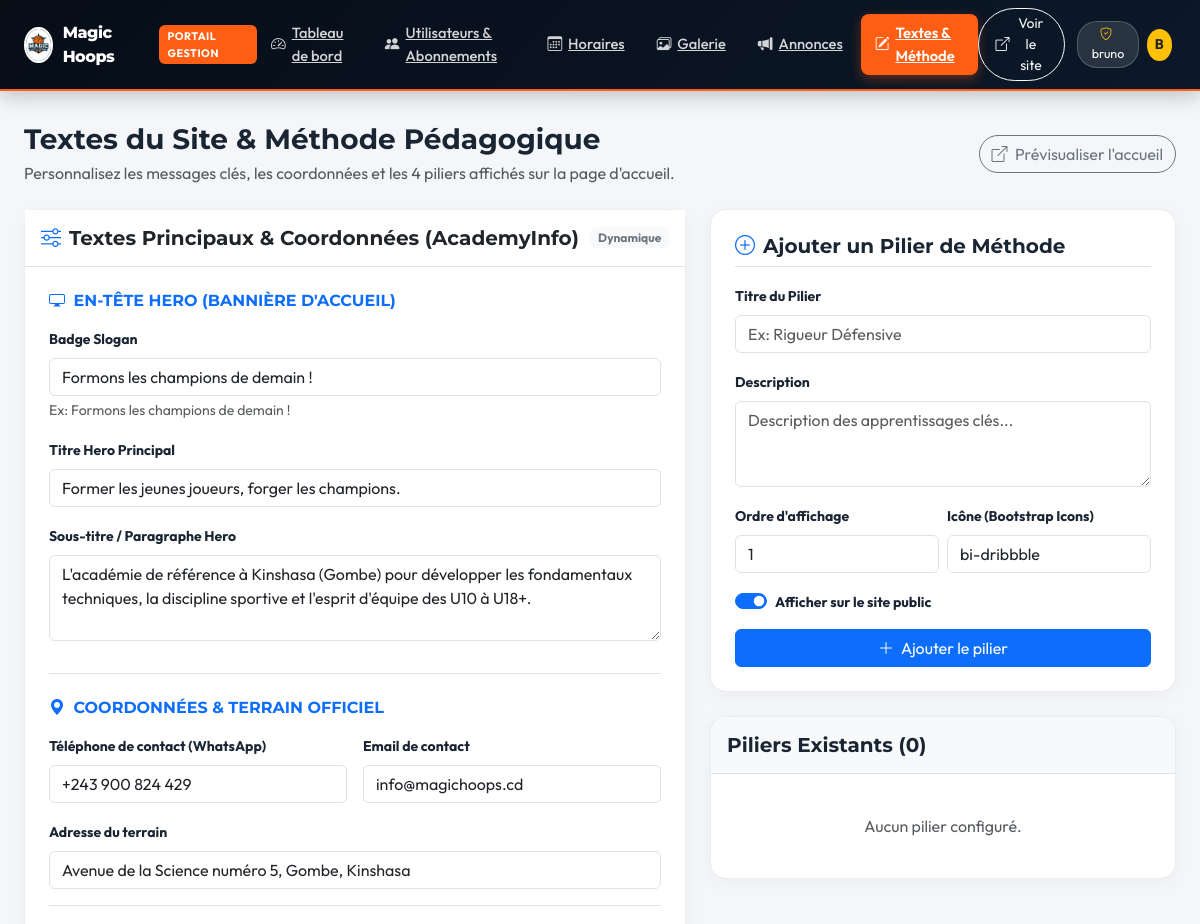
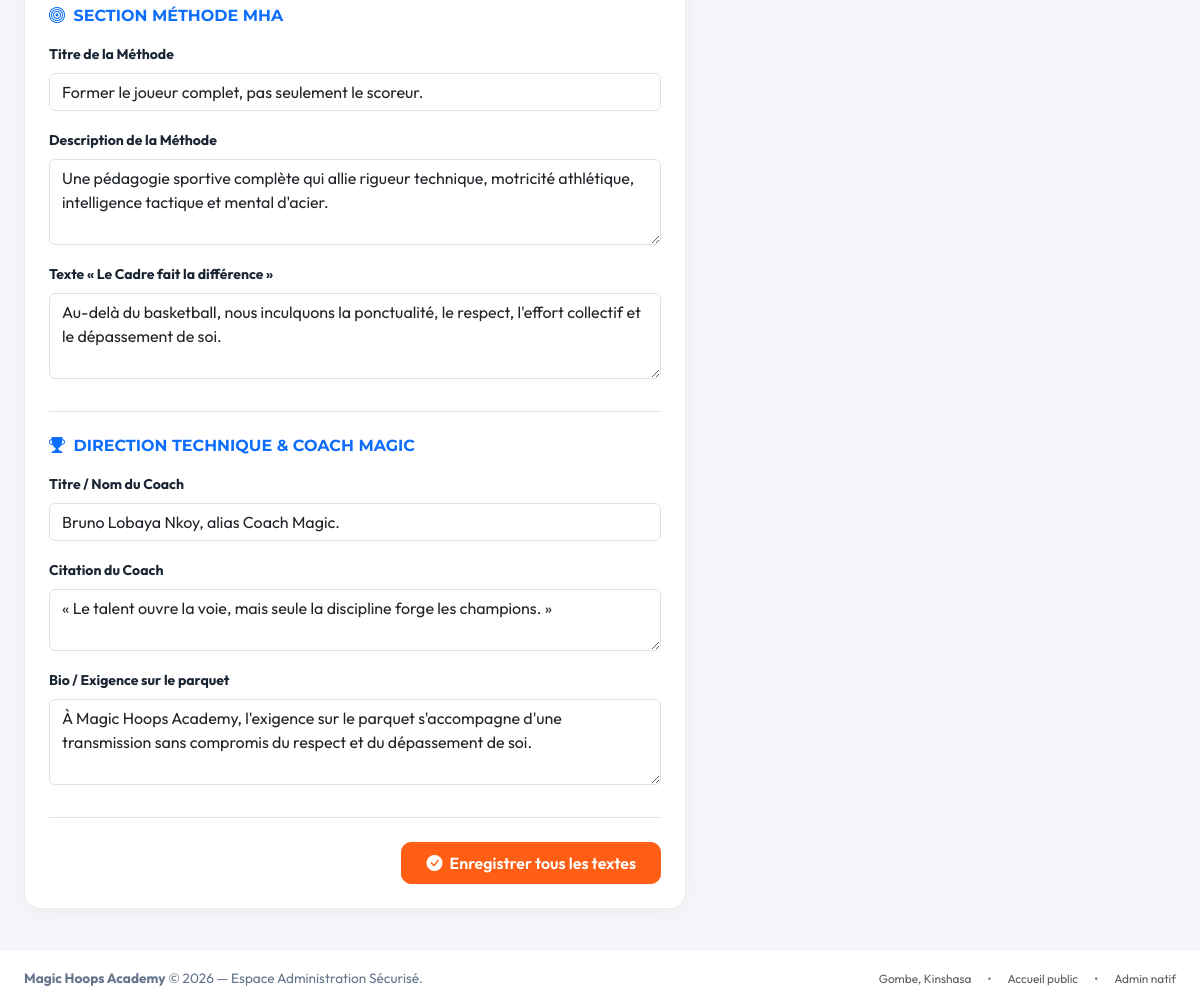
The page /gestion/contenu/ (signed in) on the database as committed earlier (2 pictures, top to bottom).
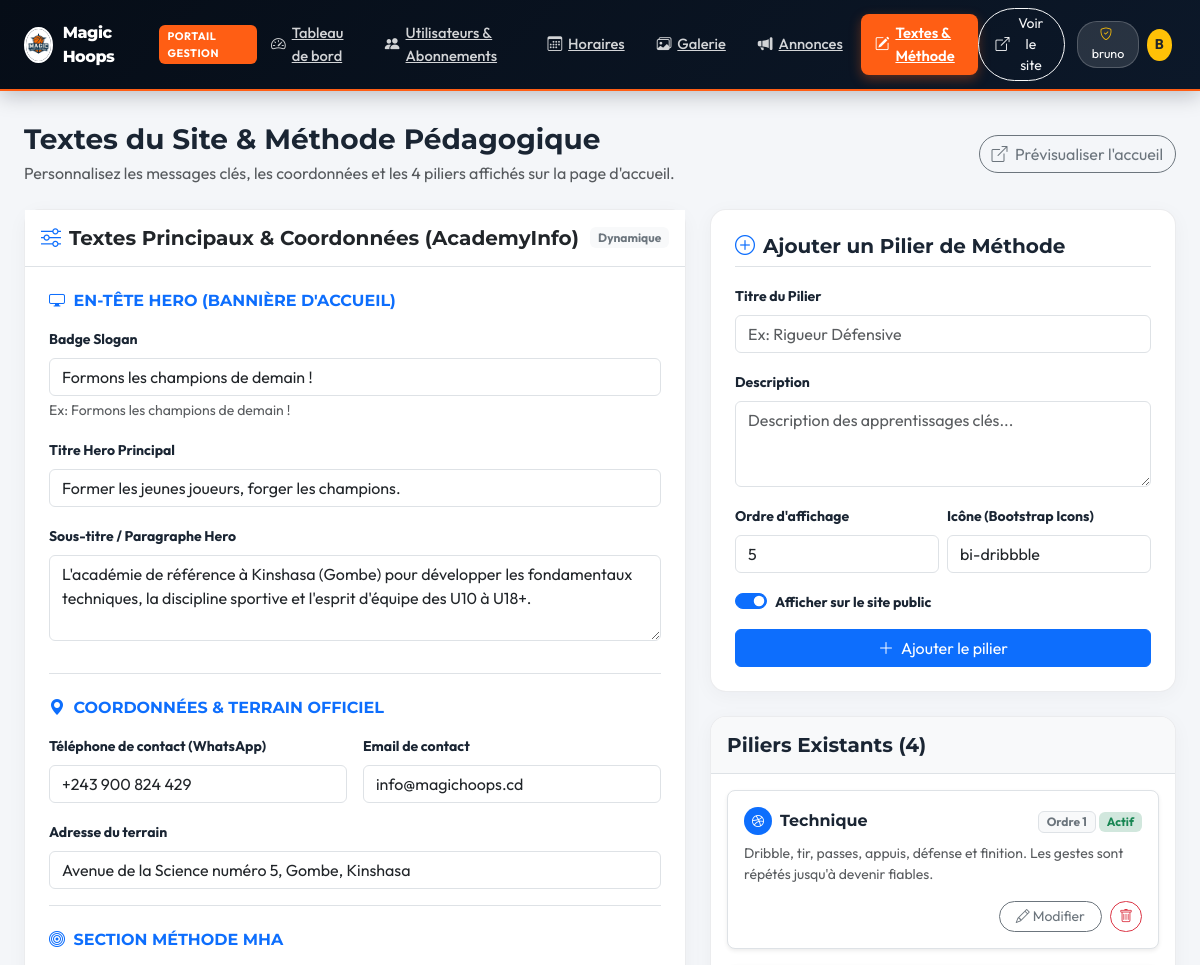
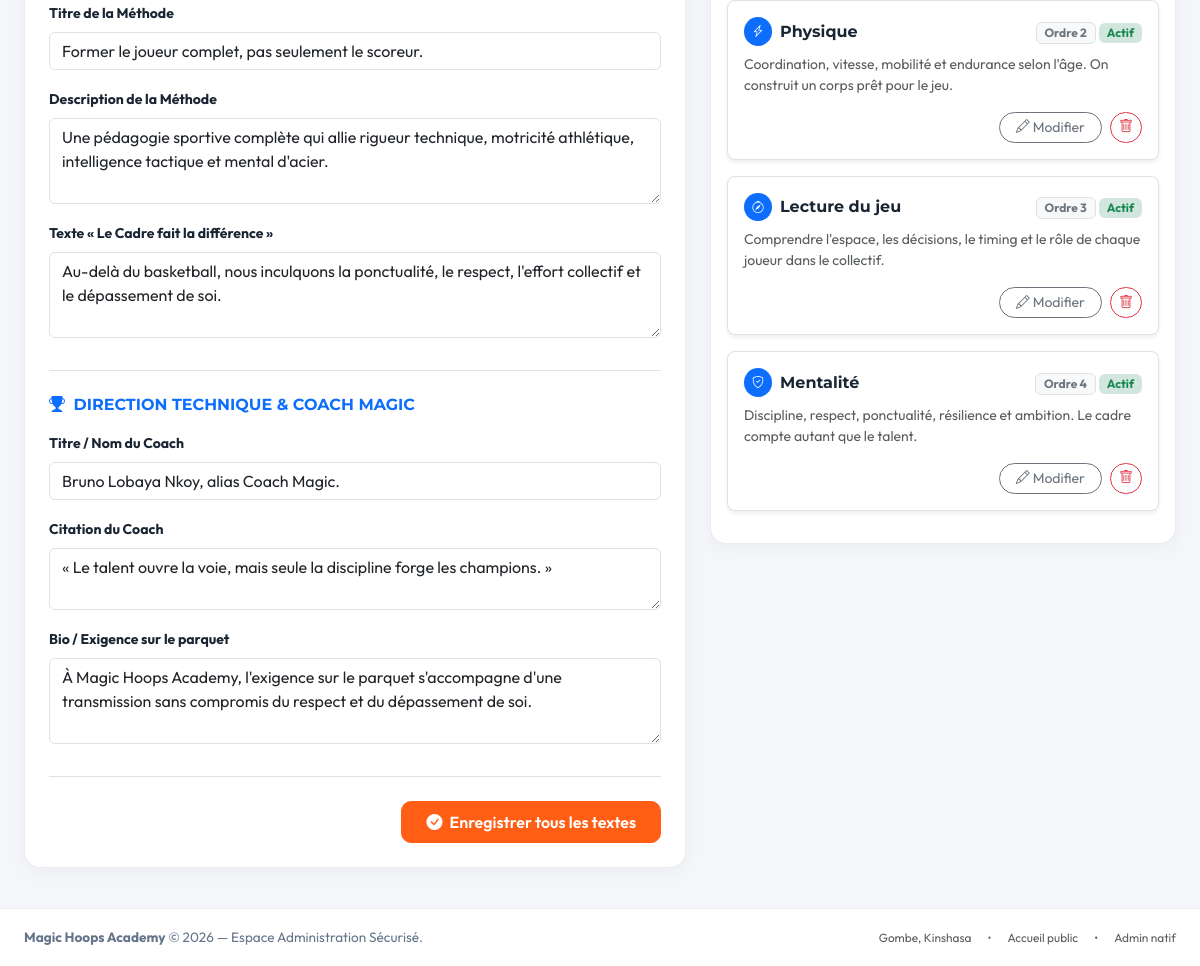
The same page on the database as committed later (2 pictures, top to bottom).
### main/models.py (models this page shows, shortened)
class MethodPillar(models.Model):
    titre = models.CharField(max_length=150, verbose_name="Titre du pilier")
    description = models.TextField(verbose_name="Description")
    ordre = models.PositiveIntegerField(default=0, verbose_name="Ordre d'affichage")
    icone = models.CharField(max_length=50, default="bi-dribbble", verbose_name="Classe icône Bootstrap")
    est_actif = models.BooleanField(default=True, verbose_name="Est actif")
    class Meta:
        verbose_name = "Pilier de la méthode"
        verbose_name_plural = "Piliers de la méthode"
        ordering = ['ordre', 'id']

### main/admin_portal_views.py (the view, shortened to what this page needs)
# urls.py: path('gestion/contenu/', admin_portal_views.admin_site_content, name='admin_site_content'),
@staff_required
def admin_site_content(request):
    academy_info, _ = AcademyInfo.objects.get_or_create(
        nom='Magic Hoops Academy Kinshasa (MHA)'
    )
    pillars = MethodPillar.objects.all().order_by('ordre', 'id')
    context = {
        'info': academy_info,
        'pillars': pillars,
    }
    return render(request, 'admin_portal/site_content.html', context)

### main/admin_portal_views.py (called while the page is built)
def staff_required(view_func):
    @login_required
    @wraps(view_func)
    def _wrapped_view(request, *args, **kwargs):
        if not request.user.is_staff:
            raise PermissionDenied("Accès réservé aux administrateurs de Magic Hoops Academy.")
        return view_func(request, *args, **kwargs)
    return _wrapped_view

### shop/cart.py (called while the page is built)
    def __len__(self):
        return sum(item['quantity'] for item in self.cart.values())

    def get_total_price(self):
        return sum(Decimal(item['price']) * item['quantity'] for item in self.cart.values())

### shop/context_processors.py (called while the page is built)
def cart_context(request):
    try:
        cart = Cart(request)
        return {
            'cart': cart,
            'cart_count': len(cart),
            'cart_total_usd': cart.get_total_price(),
        }
    except Exception:
        return {
            'cart': None,
            'cart_count': 0,
            'cart_total_usd': 0,
        }

### main/templates/admin_portal/site_content.html (shortened to what the changed rows need)
{% extends 'admin_portal/base_admin.html' %}
{% load static %}
{% block content %}
<div class="d-flex justify-content-between align-items-center flex-wrap gap-2 mb-4">
    <div>
        <h1 class="h3 fw-bold mb-1">Textes du Site & Méthode Pédagogique</h1>
    </div>
</div>
<div class="row g-4">
    <div class="col-lg-7">
        <div class="admin-card mb-4">
            <div class="p-3 border-bottom bg-white d-flex justify-content-between align-items-center">
                <h2 class="h5 fw-bold mb-0 text-dark">
                    <i class="bi bi-sliders text-primary me-2"></i>Textes Principaux & Coordonnées (AcademyInfo)
                </h2>
            </div>
        </div>
    </div>
    <div class="col-lg-5">
        <div class="admin-card p-4 mb-4">
            <h2 class="h5 fw-bold mb-3 pb-2 border-bottom">
                <i class="bi bi-plus-circle text-primary me-2"></i>Ajouter un Pilier de Méthode
            </h2>
            <form method="POST">
                <div class="row g-2 mb-3">
                    <div class="col-6">
                        <label class="form-label small fw-bold">Ordre d'affichage</label>
                        <input type="number" name="ordre" class="form-control" value="{{ pillars.count|add:1 }}">
                    </div>
                </div>
            </form>
        </div>
        <div class="admin-card overflow-hidden">
            <div class="p-3 border-bottom d-flex justify-content-between align-items-center bg-light">
                <h2 class="h5 fw-bold mb-0">Piliers Existants ({{ pillars.count }})</h2>
            </div>
            <div class="p-3">
                {% for p in pillars %}
                <div class="p-3 border rounded-3 mb-3 bg-white shadow-sm position-relative">
                    <div class="d-flex justify-content-between align-items-center mb-2">
                        <div class="d-flex align-items-center gap-2">
                            <span class="badge bg-primary rounded-circle p-2">
                                <i class="bi {{ p.icone|default:'bi-dribbble' }}"></i>
                            </span>
                            <h3 class="h6 fw-bold mb-0">{{ p.titre }}</h3>
                        </div>
                        <div>
                            <span class="badge bg-light text-secondary border">Ordre {{ p.ordre }}</span>
                            {% if p.est_actif %}
                            <span class="badge bg-success-subtle text-success">Actif</span>
                            {% else %}
                            <span class="badge bg-secondary-subtle text-muted">Inactif</span>
                            {% endif %}
                        </div>
                    </div>
                    <p class="small text-muted mb-3">{{ p.description }}</p>
                    <div class="d-flex justify-content-end gap-2">
                        <button type="button" class="btn btn-sm btn-outline-secondary rounded-pill px-3" data-bs-toggle="modal" data-bs-target="#editPillarModal{{ p.id }}">
                            <i class="bi bi-pencil"></i> Modifier
                        </button>
                        <a href="{% url 'admin_pillar_delete' p.id %}" class="btn btn-sm btn-outline-danger rounded-pill" onclick="return confirm('Supprimer ce pilier ?');">
                            <i class="bi bi-trash"></i>
                        </a>
                    </div>
                </div>
                {% empty %}
                <div class="text-center py-4 text-muted">
                    Aucun pilier configuré.
                </div>
                {% endfor %}
            </div>
        </div>
    </div>
</div>
{% endblock %}

Rows that differ between the two databases and show on the page:
added MethodPillar: titre "Technique", ordre "1", est_actif "Actif", description "Dribble, tir, passes, appuis, défense et finition. Les gestes sont répétés jusqu'à devenir fiables."
added MethodPillar: titre "Physique", ordre "2", est_actif "Actif", description "Coordination, vitesse, mobilité et endurance selon l'âge. On construit un corps prêt pour le jeu."
added MethodPillar: titre "Lecture du jeu", ordre "3", est_actif "Actif", description "Comprendre l'espace, les décisions, le timing et le rôle de chaque joueur dans le collectif."
added MethodPillar: titre "Mentalité", ordre "4", est_actif "Actif", description "Discipline, respect, ponctualité, résilience et ambition. Le cadre compte autant que le talent."
Other text that changed with them:
form field ordre: "1" → "5"
{{ pillars.count }}: "0" → "4"
text no longer shown: "Aucun pilier configuré."
